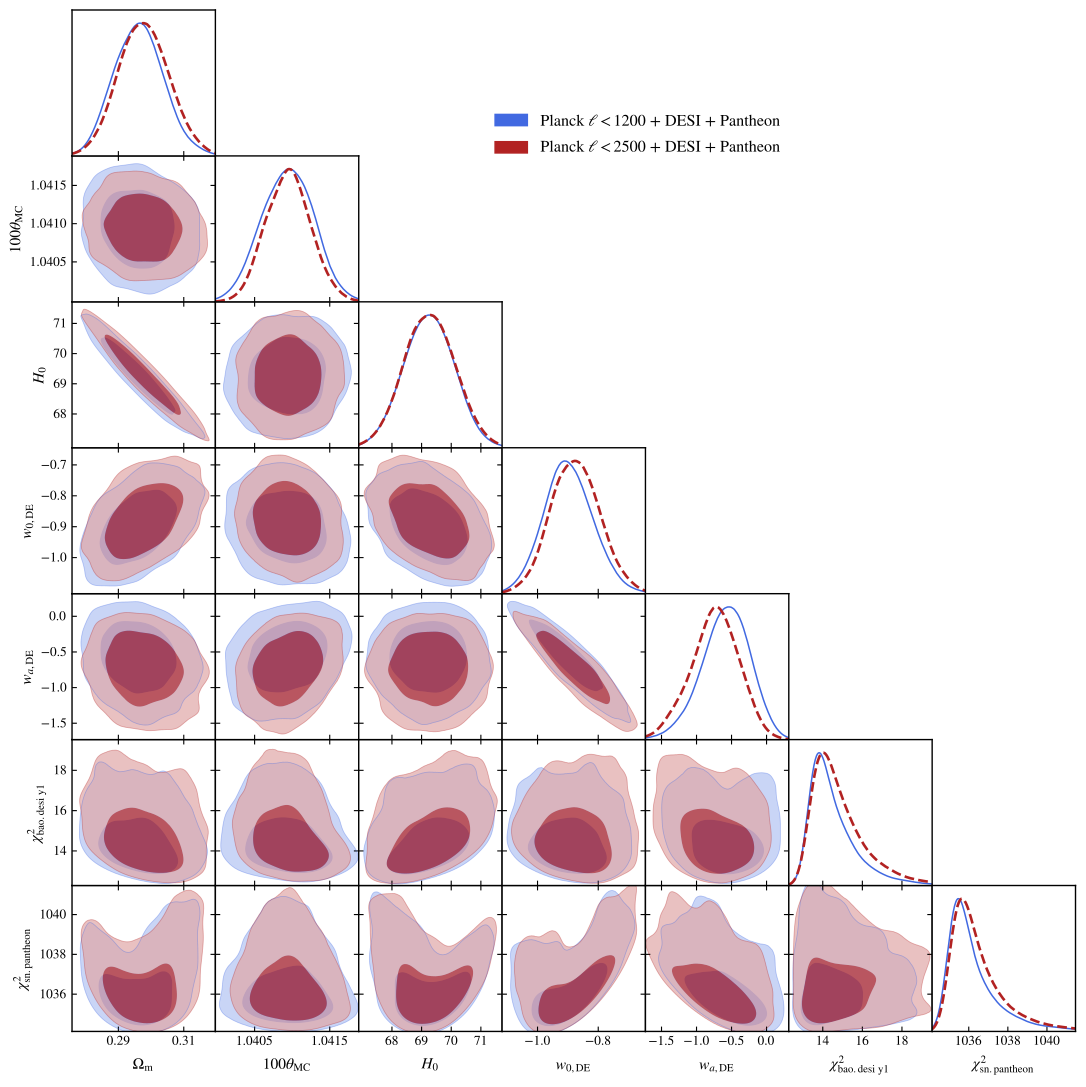

This figure's Python source:
import getdist.plots as gplot
from getdist import MCSamples
from getdist import loadMCSamples
import os
import matplotlib
import subprocess
import matplotlib.pyplot as plt
import numpy as np

# GENERAL PLOT OPTIONS
matplotlib.rcParams['mathtext.fontset'] = 'stix'
matplotlib.rcParams['font.family'] = 'STIXGeneral'
matplotlib.rcParams['mathtext.rm'] = 'Bitstream Vera Sans'
matplotlib.rcParams['mathtext.it'] = 'Bitstream Vera Sans:italic'
matplotlib.rcParams['mathtext.bf'] = 'Bitstream Vera Sans:bold'
matplotlib.rcParams['xtick.bottom'] = True
matplotlib.rcParams['xtick.top'] = False
matplotlib.rcParams['ytick.right'] = False
matplotlib.rcParams['axes.edgecolor'] = 'black'
matplotlib.rcParams['axes.linewidth'] = '1.0'
matplotlib.rcParams['axes.labelsize'] = 'medium'
matplotlib.rcParams['axes.grid'] = True
matplotlib.rcParams['grid.linewidth'] = '0.0'
matplotlib.rcParams['grid.alpha'] = '0.18'
matplotlib.rcParams['grid.color'] = 'lightgray'
matplotlib.rcParams['legend.labelspacing'] = 0.77
matplotlib.rcParams['savefig.bbox'] = 'tight'
matplotlib.rcParams['savefig.format'] = 'pdf'

parameter = [u'omegam', u'theta_MC_100',u'H0', u'w', u'wa',u'chi2__bao.desi_y1',u'chi2__sn.pantheon']
chaindir=r'./'

analysissettings={'smooth_scale_1D':0.35,'smooth_scale_2D':0.35,
'ignore_rows': u'0.35','range_confidence' : u'0.025'}

analysissettings2={'smooth_scale_1D':0.35,'smooth_scale_2D':0.35,
'ignore_rows': u'0.0','range_confidence' : u'0.025'}


root_chains = (
  'EXAMPLE_MCMC700',
  'EXAMPLE_MCMC702',
)

# --------------------------------------------------------------------------------
samples=loadMCSamples(chaindir + root_chains[0],settings=analysissettings)
p = samples.getParams()
#samples.addDerived(p.w0pwa - p.w,name='wa',label='{w_a}')
samples.addDerived(p.s8omegamp5/0.5477225575,name='SS8',label='{S_8}')
samples.saveAsText(chaindir + '/.VM_P99_TMP1')
# --------------------------------------------------------------------------------
samples=loadMCSamples(chaindir + root_chains[1],settings=analysissettings)
p = samples.getParams()
samples.addDerived(p.s8omegamp5/0.5477225575,name='SS8',label='{S_8}')
samples.saveAsText(chaindir + '/.VM_P99_TMP2')

#GET DIST PLOT SETUP
g=gplot.getSubplotPlotter(chain_dir=chaindir,
analysis_settings=analysissettings2,width_inch=11.0)
g.settings.lw_contour = 1.2
g.settings.legend_rect_border = False
g.settings.figure_legend_frame = False
g.settings.axes_fontsize = 13.5
g.settings.legend_fontsize = 15.5
g.settings.alpha_filled_add = 0.7
g.settings.lab_fontsize=15
g.legend_labels=False

param_3d = None
g.triangle_plot(['.VM_P99_TMP1','.VM_P99_TMP2'],parameter,
plot_3d_with_param=param_3d,line_args=[
{'lw': 1.1,'ls': 'solid', 'color':'royalblue'},
{'lw': 1.9,'ls': 'dashed', 'color':'firebrick'},
{'lw': 1.9,'ls': 'solid', 'color':'black'}],
contour_colors=['royalblue','firebrick','black'],
filled=[True,True,False],shaded=False,
legend_labels=[
  'Planck $\\ell < 1200$ + DESI + Pantheon', 
  'Planck $\\ell < 2500$ + DESI + Pantheon',
#  'Planck $\\ell < 2500$ + DESI + Pantheon NPH'
],
legend_loc=(0.45,0.85),
imax_shaded=0)
g.export()
